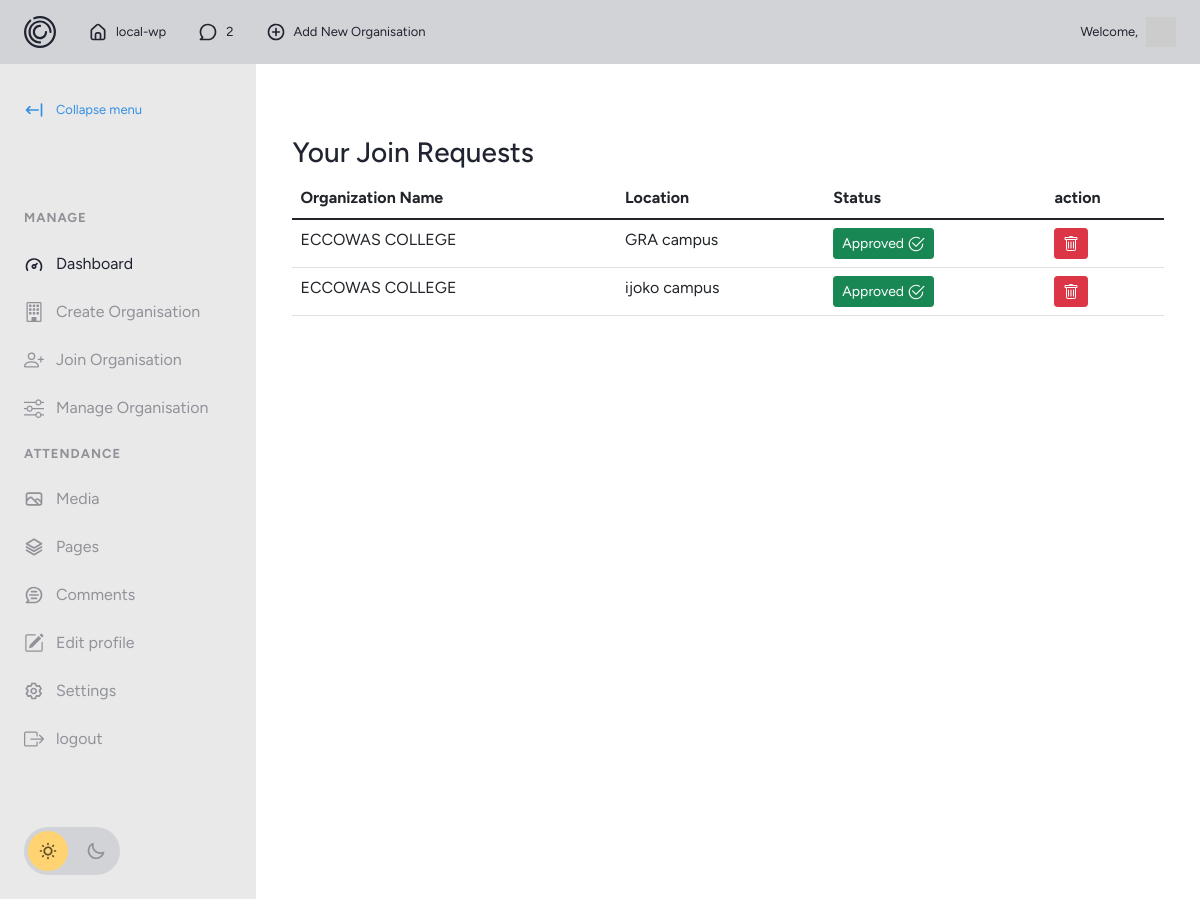
Screenshot of /view_join_requests (signed in) with the database file from the repository.
### myapp/models.py (models this page shows, shortened)
class JoinRequest(db.Model):
    __tablename__ = 'join_requests'
    id = db.Column(db.Integer, primary_key=True)
    organization_id = db.Column(db.Integer, db.ForeignKey('organizations.id'))
    user_id = db.Column(db.Integer, db.ForeignKey('users.id'))
    status = db.Column(db.String(20), default='pending')  # pending, approved, rejected
    location_id = db.Column(db.Integer, db.ForeignKey('locations.id'))
    organization = db.relationship('Organization', backref=db.backref('join_requests', lazy=True))
    user = db.relationship('User', backref=db.backref('join_requests', lazy=True))
    location = db.relationship('Location', backref=db.backref('join_requests', lazy=True))

class Organization(db.Model):
    __tablename__ = 'organizations'
    id = db.Column(db.Integer, primary_key=True)
    name = db.Column(db.String(100), nullable=False, unique=True)
    code = db.Column(db.String(20), unique=True, nullable=False)
    user_id = db.Column(db.Integer, db.ForeignKey('users.id'), nullable=False)
    locations = db.relationship('Location', backref='organization', lazy=True, cascade="all, delete-orphan")
    created_by = db.relationship('User', backref=backref('created_organizations', lazy=True), lazy=True)

class Location(db.Model):
    __tablename__ = 'locations'
    id = db.Column(db.Integer, primary_key=True)
    name = db.Column(db.String(100), nullable=False)
    organization_id = db.Column(db.Integer, db.ForeignKey('organizations.id'), nullable=False)
    longitude = db.Column(db.Float, nullable=False)
    latitude = db.Column(db.Float, nullable=False)
    alias = db.Column(db.String(200), nullable=False)
    address = db.Column(db.String(200), nullable=False)
    qr_codes = db.relationship('QRCode', backref='location', lazy=True, cascade="all, delete-orphan")

### myapp/views.py (the view)
@views.route('/view_join_requests')
@login_required
def view_join_requests():
    user_id = current_user.id  # Adjust as necessary to target the correct user or admin
    join_requests = JoinRequest.query.options(
        joinedload(JoinRequest.organization),
        joinedload(JoinRequest.location)
    ).filter_by(user_id=user_id).all()
    return render_template(
        'request_status.html',
        join_requests=join_requests
    )

### myapp/__init__.py (called while the page is built)
def create_app():
    app = Flask(__name__)
    app.config['SECRET_KEY'] = 'helloworld'
    app.config['SQLALCHEMY_DATABASE_URI'] = f"sqlite:///{DB_NAME}"
    db.init_app(app)
    app.config['SQLALCHEMY_TRACK_MODIFICATIONS'] = False
    migrate = Migrate(app, db)
    from .views import views
    from .auth import auth
    app.register_blueprint(views, url_prefix='/')
    app.register_blueprint(auth, url_prefix='/')
    from .models import User
    create_database(app)
    login_manager = LoginManager()
    login_manager.login_view = "auth.login"
    login_manager.init_app(app)
    @login_manager.user_loader
    def load_user(id):
        return User.query.get(int(id))
    return app

### myapp/templates/request_status.html (shortened to what this page needs)
{% extends "dashboard_base.html" %}
{% block content %}
<div class="container mt-5">
    <h3>Your Join Requests</h3>
    <table class="table">
        <thead>
            <tr>
                <th>Organization Name</th>
                <th>Location</th>
                <th>Status</th>
                <th>action</th>
            </tr>
        </thead>
        <tbody>
            {% for request in join_requests %}
            <tr>
                <td>{{ request.organization.name }}</td>
                <td>{{ request.location.alias if request.location else 'No specific location' }}</td>
                <td>
                    <button class="btn {{ 'btn-success btn-sm' if request.status == 'approved' else 'btn-danger' if request.status == 'declined' else 'btn-info' }}">
                        {% if request.status == 'approved' %}
                            Approved
                        {% elif request.status == 'pending' %}
                        <div class="fa-1x">
                            Pending
                            <i class="fas fa-spinner fa-pulse"></i>
                          </div>
                        {% else %}
                            {{ request.status|capitalize }}
                        {% endif %}
                            </button>
                </td>
                <td>
                    <form action="{{ url_for('views.delete_join_request', request_id=request.id) }}" method="POST">
                        <button type="submit" class="btn btn-danger btn-sm" onclick="return confirm('Are you sure you want to delete this request?');">
                            <form action="{{ url_for('views.delete_join_request', request_id=request.id) }}" method="POST">
                            </form>
                </td>
            </tr>
            {% endfor %}
        </tbody>
    </table>
</div>
{% endblock %}

### myapp/static/css/dashboard.css (style rules this page uses)
:root { --gray-base: #202430; --gray-shade-60: #13161D; --gray-tint-30: #63666E; --gray-tint-50: #909298; --gray-tint-80: #D2D3D6; --gray-alpha-80: rgb(32 36 48 / .8); --gray-tint-90: #E9E9EA; --white-base: #fff; --primary-base: #358FE6; --extras-sun: #FFD371; --extras-moon: #7190FF; --extras-black-alpha-64: rgb(0 0 0 / .64); --extras-white-alpha-64: rgb(255 255 255 / .64); }
:root[data-theme="light"] { --main-header-bg: var(--gray-tint-80); --top-bar-icon-fill: var(--gray-base); --sidebar-bg: var(--gray-tint-90); --sidebar-icon-fill: var(--gray-tint-50); --sidebar-icon-active-fill: var(--gray-base); --sidebar-link-color: var(--gray-tint-50); --sidebar-link-active-color: var(--gray-base); --sidebar-menu-heading-color: var(--gray-tint-50); --theme-switcher-bg: var(--gray-tint-80); --theme-switcher-indicator: var(--extras-sun); --theme-switcher-indicator-pos: .25rem; --sun-icon-fill: var(--extras-black-alpha-64); --moon-icon-fill: var(--gray-tint-50); --main-header-link-color: var(--gray-base); }
html { font-size: 100%; line-height: 1.4; }
body { font-family: 'Figtree', sans-serif; color: var(--gray-base); }

### rows the page displays
JoinRequest: organization.name "ECCOWAS COLLEGE", location "GRA campus", status "Approved"
JoinRequest: organization.name "ECCOWAS COLLEGE", location "ijoko campus", status "Approved"
